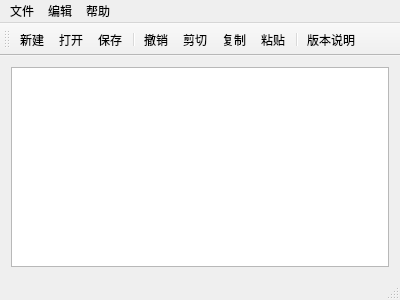
<?xml version="1.0" encoding="UTF-8"?>
<ui version="4.0">
 <class>MainWindow</class>
 <widget class="QMainWindow" name="MainWindow">
  <property name="geometry">
   <rect>
    <x>0</x>
    <y>0</y>
    <width>400</width>
    <height>300</height>
   </rect>
  </property>
  <property name="windowTitle">
   <string>MainWindow</string>
  </property>
  <widget class="QWidget" name="centralWidget">
   <layout class="QGridLayout" name="gridLayout">
    <item row="0" column="0">
     <widget class="QTextEdit" name="textEdit"/>
    </item>
   </layout>
  </widget>
  <widget class="QMenuBar" name="menuBar">
   <property name="geometry">
    <rect>
     <x>0</x>
     <y>0</y>
     <width>400</width>
     <height>23</height>
    </rect>
   </property>
   <widget class="QMenu" name="menu">
    <property name="title">
     <string>文件</string>
    </property>
    <addaction name="action_Close"/>
    <addaction name="separator"/>
    <addaction name="action_SaveAs"/>
    <addaction name="separator"/>
    <addaction name="action_Exit"/>
   </widget>
   <widget class="QMenu" name="menu_2">
    <property name="title">
     <string>编辑</string>
    </property>
    <addaction name="separator"/>
    <addaction name="action_Find"/>
   </widget>
   <widget class="QMenu" name="menu_3">
    <property name="title">
     <string>帮助</string>
    </property>
   </widget>
   <addaction name="menu"/>
   <addaction name="menu_2"/>
   <addaction name="menu_3"/>
  </widget>
  <widget class="QToolBar" name="mainToolBar">
   <attribute name="toolBarArea">
    <enum>TopToolBarArea</enum>
   </attribute>
   <attribute name="toolBarBreak">
    <bool>false</bool>
   </attribute>
   <addaction name="action_New"/>
   <addaction name="action_Open"/>
   <addaction name="action_Save"/>
   <addaction name="separator"/>
   <addaction name="action_Undo"/>
   <addaction name="action_Cut"/>
   <addaction name="action_Copy"/>
   <addaction name="action_Paste"/>
   <addaction name="separator"/>
   <addaction name="action_14"/>
  </widget>
  <widget class="QStatusBar" name="statusBar"/>
  <action name="action_New">
   <property name="checkable">
    <bool>true</bool>
   </property>
   <property name="icon">
    <iconset resource="myresources.qrc">
     <normaloff>:/myImages/actions/actions/document-new.png</normaloff>:/myImages/actions/actions/document-new.png</iconset>
   </property>
   <property name="text">
    <string>新建</string>
   </property>
   <property name="statusTip">
    <string>新建文件</string>
   </property>
   <property name="shortcut">
    <string>Ctrl+N</string>
   </property>
  </action>
  <action name="action_Open">
   <property name="checkable">
    <bool>true</bool>
   </property>
   <property name="icon">
    <iconset resource="myresources.qrc">
     <normaloff>:/myImages/actions/actions/document-open.png</normaloff>:/myImages/actions/actions/document-open.png</iconset>
   </property>
   <property name="text">
    <string>打开</string>
   </property>
  </action>
  <action name="action_Close">
   <property name="icon">
    <iconset resource="myresources.qrc">
     <normaloff>:/myImages/actions/actions/window-close.png</normaloff>:/myImages/actions/actions/window-close.png</iconset>
   </property>
   <property name="text">
    <string>关闭</string>
   </property>
  </action>
  <action name="action_Save">
   <property name="icon">
    <iconset resource="myresources.qrc">
     <normaloff>:/myImages/actions/actions/document-save.png</normaloff>:/myImages/actions/actions/document-save.png</iconset>
   </property>
   <property name="text">
    <string>保存</string>
   </property>
  </action>
  <action name="action_SaveAs">
   <property name="icon">
    <iconset resource="myresources.qrc">
     <normaloff>:/myImages/actions/actions/filesaveas.png</normaloff>:/myImages/actions/actions/filesaveas.png</iconset>
   </property>
   <property name="text">
    <string>另存为</string>
   </property>
  </action>
  <action name="action_Exit">
   <property name="icon">
    <iconset resource="myresources.qrc">
     <normaloff>:/myImages/actions/actions/application-exit.png</normaloff>:/myImages/actions/actions/application-exit.png</iconset>
   </property>
   <property name="text">
    <string>退出</string>
   </property>
  </action>
  <action name="action_Undo">
   <property name="icon">
    <iconset resource="myresources.qrc">
     <normaloff>:/myImages/actions/actions/undo.png</normaloff>:/myImages/actions/actions/undo.png</iconset>
   </property>
   <property name="text">
    <string>撤销</string>
   </property>
  </action>
  <action name="action_Cut">
   <property name="icon">
    <iconset resource="myresources.qrc">
     <normaloff>:/myImages/actions/actions/edit-cut.png</normaloff>:/myImages/actions/actions/edit-cut.png</iconset>
   </property>
   <property name="text">
    <string>剪切</string>
   </property>
  </action>
  <action name="action_Copy">
   <property name="icon">
    <iconset resource="myresources.qrc">
     <normaloff>:/myImages/actions/actions/edit-copy.png</normaloff>:/myImages/actions/actions/edit-copy.png</iconset>
   </property>
   <property name="text">
    <string>复制</string>
   </property>
  </action>
  <action name="action_Paste">
   <property name="icon">
    <iconset resource="myresources.qrc">
     <normaloff>:/myImages/actions/actions/edit-paste.png</normaloff>:/myImages/actions/actions/edit-paste.png</iconset>
   </property>
   <property name="text">
    <string>粘贴</string>
   </property>
  </action>
  <action name="action_Find">
   <property name="icon">
    <iconset resource="myresources.qrc">
     <normaloff>:/myImages/actions/actions/find.png</normaloff>:/myImages/actions/actions/find.png</iconset>
   </property>
   <property name="text">
    <string>

查找</string>
   </property>
  </action>
  <action name="action_14">
   <property name="icon">
    <iconset resource="myresources.qrc">
     <normaloff>:/myImages/actions/actions/help.png</normaloff>:/myImages/actions/actions/help.png</iconset>
   </property>
   <property name="text">
    <string>版本说明</string>
   </property>
  </action>
 </widget>
 <layoutdefault spacing="6" margin="11"/>
 <resources>
  <include location="myresources.qrc"/>
 </resources>
 <connections/>
</ui>
